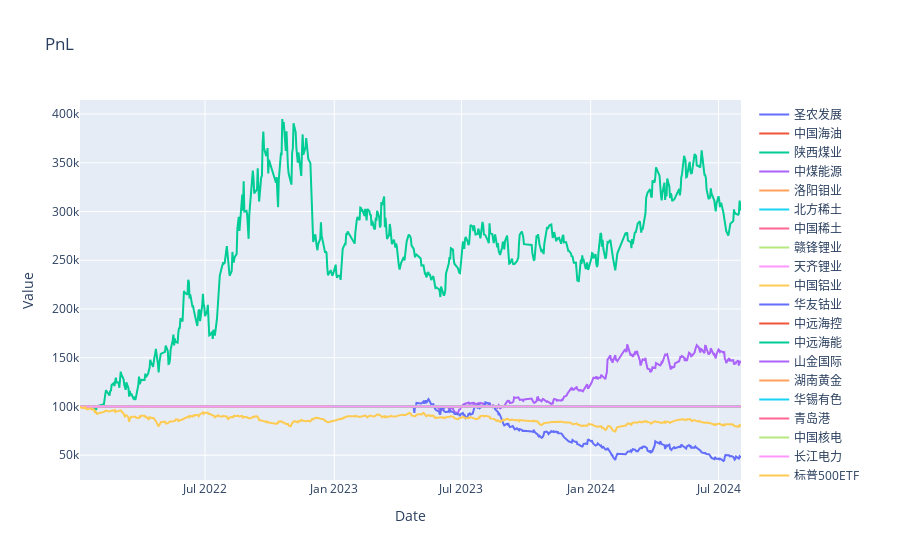

Source (notebook cell):
### Code cell
import pandas as pd
import yfinance as yf
import numpy as np
import pandas_ta as ta
import matplotlib.pyplot as plt
from matplotlib import rcParams
import plotly.graph_objects as go
from plotly.subplots import make_subplots
# import ace_tools as tools; 

# 配置中文字体
plt.rcParams['font.family'] = 'Heiti TC'

# plt.rcParams['font.family'] = 'Times New Roman'
plt.rcParams['figure.dpi'] = 150
plt.rcParams.update({'font.size': 12})

def read_excel(file_path):
    return pd.read_excel(file_path, sheet_name='Test')

def get_stock_data(stock_symbols, start_date, end_date):
    stock_data = {}
    for symbol in stock_symbols:
        stock_data[symbol] = yf.download(symbol, start=start_date, end=end_date)
    return stock_data

def get_stock_price(stock_symbols, start_date, end_date):
    stock_data = {}
    for symbol in stock_symbols:
        stock_data[symbol] = yf.download(symbol, start=start_date, end=end_date)['Adj Close']
    return pd.DataFrame(stock_data)

# 计算移动平均和标准差
def calculate_moving_average_and_std(stock_data, window):
    stock_data['Moving_Avg'] = stock_data['Adj Close'].rolling(window=window).mean()
    stock_data['Moving_Std'] = stock_data['Adj Close'].rolling(window=window).std()
    return stock_data

# Calculate technical indicators
def calculate_technical_indicators(stock_data):
    # 计算MACD
    macd = ta.macd(stock_data['Adj Close'])
    stock_data['MACD'] = macd['MACD_12_26_9']
    stock_data['MACD_signal'] = macd['MACDs_12_26_9']
    
    # 计算布林带
    bbands = ta.bbands(stock_data['Adj Close'])
    stock_data['BB_upper'] = bbands['BBU_5_2.0']
    stock_data['BB_middle'] = bbands['BBM_5_2.0']
    stock_data['BB_lower'] = bbands['BBL_5_2.0']
    
    return stock_data


# 生成交易信号
def generate_trading_signals(stock_data, window, threshold):
    stock_data = calculate_moving_average_and_std(stock_data, window)
    stock_data['Z_Score'] = (stock_data['Adj Close'] - stock_data['Moving_Avg']) / stock_data['Moving_Std']
    stock_data['Buy_Signal'] = np.where(stock_data['Z_Score'] < -threshold, 1, 0)
    stock_data['Sell_Signal'] = np.where(stock_data['Z_Score'] > threshold, 1, 0)
    return stock_data

from sklearn.ensemble import RandomForestClassifier

def generate_ml_trading_signals(stock_data, window, threshold):
    stock_data = calculate_moving_average_and_std(stock_data, window)
    stock_data['Z_Score'] = (stock_data['Adj Close'] - stock_data['Moving_Avg']) / stock_data['Moving_Std']
    
    # 计算其他技术指标
    stock_data = calculate_technical_indicators(stock_data)
    
    # 准备训练数据
    features = ['Z_Score', 'MACD', 'MACD_signal', 'BB_upper', 'BB_middle', 'BB_lower']
    stock_data.dropna(inplace=True)  # 移除缺失值
    X = stock_data[features]
    y = np.where(stock_data['Z_Score'] > threshold, 1, np.where(stock_data['Z_Score'] < -threshold, -1, 0))
    
    # 训练模型
    model = RandomForestClassifier()
    model.fit(X, y)
    
    # 生成交易信号
    stock_data['Predicted_Signal'] = model.predict(X)
    stock_data['Buy_Signal'] = np.where(stock_data['Predicted_Signal'] == -1, 1, 0)
    stock_data['Sell_Signal'] = np.where(stock_data['Predicted_Signal'] == 1, 1, 0)
    
    return stock_data


# Summarize results
def summarize_results(stock_symbols, stock_names, final_capitals, portfolio_values):
    results = []
    for symbol, name in zip(stock_symbols, stock_names):
        final_value = final_capitals[symbol]
        returns = np.diff(portfolio_values[symbol]) / portfolio_values[symbol][:-1]
        sharpe = np.mean(returns) / np.std(returns) * np.sqrt(252)  # Assuming daily returns, annualize Sharpe ratio
        drawdown = np.min(portfolio_values[symbol] / np.maximum.accumulate(portfolio_values[symbol])) - 1
        results.append([symbol, name, final_value, sharpe, returns.sum(), drawdown])
    
    summary_df = pd.DataFrame(results, columns=['Stock Symbol', 'Stock Name', 'Final Value', 'Sharpe Ratio', 'Total Return', 'Drawdown'])
    summary_df = summary_df.sort_values(by='Sharpe Ratio', ascending=False)
    return summary_df

# Visualize individual PnL and buy/sell points
def plot_individual_pnl_and_signals(stock_data, stock_symbols, stock_names, portfolio_values):
    for symbol, name in zip(stock_symbols, stock_names):
        fig = make_subplots(rows=2, cols=1, shared_xaxes=True, vertical_spacing=0.1)

        # Plot portfolio value
        fig.add_trace(go.Scatter(x=stock_data[symbol].index, y=portfolio_values[symbol], mode='lines', name='Portfolio Value'), row=1, col=1)
        
        # Plot stock price with buy/sell signals
        fig.add_trace(go.Scatter(x=stock_data[symbol].index, y=stock_data[symbol]['Adj Close'], mode='lines', name='Stock Price'), row=2, col=1)
        fig.add_trace(go.Scatter(x=stock_data[symbol][stock_data[symbol]['Buy_Signal'] == 1].index, 
                                 y=stock_data[symbol]['Adj Close'][stock_data[symbol]['Buy_Signal'] == 1], 
                                 mode='markers', marker=dict(symbol='triangle-up', color='green', size=10), name='Buy Signal'), row=2, col=1)
        fig.add_trace(go.Scatter(x=stock_data[symbol][stock_data[symbol]['Sell_Signal'] == 1].index, 
                                 y=stock_data[symbol]['Adj Close'][stock_data[symbol]['Sell_Signal'] == 1], 
                                 mode='markers', marker=dict(symbol='triangle-down', color='red', size=10), name='Sell Signal'), row=2, col=1)
        
        fig.update_layout(title=f'{name} ({symbol})', xaxis_title='Date', yaxis_title='Value')
        fig.show()

def backtest_strategy(stock_data, initial_capital, transaction_cost, rebalance_period):
    capital = initial_capital
    position = 0
    cash = capital
    portfolio_value = []
    buy_price = 0
    days = 0

    for index, row in stock_data.iterrows():
        if days % rebalance_period == 0:
            # If there is a buy signal and no current position
            if row['Buy_Signal'] == 1 and position == 0:
                position = cash / (row['Adj Close'] * (1 + transaction_cost))
                buy_price = row['Adj Close']
                cash = 0
            # If there is a sell signal and we have a position
            elif row['Sell_Signal'] == 1 and position > 0:
                cash = position * (row['Adj Close'] * (1 - transaction_cost))
                position = 0
        # Calculate daily portfolio value
        daily_portfolio_value = cash + position * row['Adj Close']
        portfolio_value.append(daily_portfolio_value)
        days += 1

    # Final portfolio value
    final_value = portfolio_value[-1]
    return final_value, portfolio_value

# 网格搜索参数空间
param_grid = {
    'window': [10, 20, 30, 40],
    'threshold': [1.0, 1.5, 2.0, 2.5],
    'rebalance_period': [1, 3, 5, 7, 10],
}

# 定义评分函数
def score_function(params):
    window = params['window']
    threshold = params['threshold']
    rebalance_period = params['rebalance_period']
    
    total_final_capital = 0
    for symbol in stock_symbols:
        # stock_data[symbol] = generate_trading_signals(stock_data[symbol], window, threshold)
        stock_data[symbol] = generate_ml_trading_signals(stock_data[symbol], window, threshold)
        final_capital, _ = backtest_strategy(stock_data[symbol], initial_capital, transaction_cost, rebalance_period)
        total_final_capital += final_capital
    
    return total_final_capital

def plot_portfolio_values(portfolio_values, stock_symbols, stock_names):
    plt.figure(figsize=(14, 7))
    for symbol, name in zip(stock_symbols, stock_names):
        plt.plot(portfolio_values[symbol], label=name)
    plt.title('Portfolio Value Over Time')
    plt.xlabel('Days')
    plt.ylabel('Portfolio Value')
    plt.legend(loc='upper left', bbox_to_anchor=(1, 1), ncol=1)
    plt.grid(True)
    plt.show()


# 读取Excel文件
df = pd.read_excel('Stocks.xlsx', sheet_name='Watchlist')

# 获取股票代码列表
stock_symbols = df['Stock Symbol'].tolist()
stock_names = df['Stock Name'].tolist()

# 定义时间范围
start_date = '2022-01-01'
end_date = '2024-08-05'

# 获取历史价格数据
stock_data = get_stock_data(stock_symbols, start_date, end_date)

# 设置参数
initial_capital = 100000
window = 10
threshold = 2.5
transaction_cost = 0.005  # 假设交易成本为0.5%
rebalance_period = 7  # 调仓周期为3天

# 获取上证指数数据
SSINDX = yf.download('000001.SS', start=start_date, end=end_date)
# 计算上证指数的PnL
SSINDX['Index_PnL'] = (SSINDX['Adj Close'] / SSINDX['Adj Close'].iloc[0]) * initial_capital

# 回测策略
final_capitals = {}
portfolio_values = {}

for symbol in stock_symbols:
    # 网格搜索
    # best_score = -np.inf
    # best_params = None

    # for window in param_grid['window']:
    #     for threshold in param_grid['threshold']:
    #         for rebalance_period in param_grid['rebalance_period']:
    #             params = {
    #                 'window': window,
    #                 'threshold': threshold,
    #                 'rebalance_period': rebalance_period,
    #             }
    #             score = score_function(params)
    #             if score > best_score:
    #                 best_score = score
    #                 best_params = params
    # print(f"{symbol} Best Parameters:", best_params)
    # window = best_params['window']
    # threshold = best_params['threshold']
    # rebalance_period = best_params['rebalance_period']
    
    stock_data[symbol] = generate_trading_signals(stock_data[symbol], window, threshold)
    # stock_data[symbol] = generate_ml_trading_signals(stock_data[symbol], window, threshold)
    final_capital, portfolio_value = backtest_strategy(stock_data[symbol], initial_capital, transaction_cost, rebalance_period)
    final_capitals[symbol] = final_capital
    portfolio_values[symbol] = portfolio_value

# 可视化回测结果
def plot_portfolio_values(portfolio_values, stock_symbols, stock_names, SSINDX):
    fig = make_subplots(rows=1, cols=1)
    
    
    for symbol, name in zip(stock_symbols, stock_names):
        fig.add_trace(go.Scatter(x=SSINDX.index, y=portfolio_values[symbol], mode='lines', name=name))
    
    # 添加上证指数作为参考值
    fig.add_trace(go.Scatter(x=SSINDX.index, y=SSINDX['Index_PnL'], mode='lines', name='上证指数'))

    fig.update_layout(title='PnL', xaxis_title='Date', yaxis_title='Value')
    fig.show()

plot_portfolio_values(portfolio_values, stock_symbols, stock_names, SSINDX)

# Summarize results
summary_df = summarize_results(stock_symbols, stock_names, final_capitals, portfolio_values)

# Visualize individual PnL and buy/sell points
# plot_individual_pnl_and_signals(stock_data, stock_symbols, stock_names, portfolio_values)

### Figure 1 — Plotly figure (JSON) as saved in the notebook; plotly's stock layout.template omitted (floating-point values rounded to 4 significant figures; data arrays with more than 128 entries replaced by an {"elided": "..."} marker saying what was removed)
{"data": [{"mode": "lines", "name": "圣农发展", "type": "scatter", "x": {"elided": "626 str values"}, "y": {"elided": "626 int values"}}, {"mode": "lines", "name": "中国海油", "type": "scatter", "x": {"elided": "626 str values"}, "y": {"elided": "556 int values"}}, {"mode": "lines", "name": "陕西煤业", "type": "scatter", "x": {"elided": "626 str values"}, "y": {"elided": "626 int values"}}, {"mode": "lines", "name": "中煤能源", "type": "scatter", "x": {"elided": "626 str values"}, "y": {"elided": "626 float values"}}, {"mode": "lines", "name": "洛阳钼业", "type": "scatter", "x": {"elided": "626 str values"}, "y": {"elided": "626 int values"}}, {"mode": "lines", "name": "北方稀土", "type": "scatter", "x": {"elided": "626 str values"}, "y": {"elided": "626 int values"}}, {"mode": "lines", "name": "中国稀土", "type": "scatter", "x": {"elided": "626 str values"}, "y": {"elided": "626 int values"}}, {"mode": "lines", "name": "赣锋锂业", "type": "scatter", "x": {"elided": "626 str values"}, "y": {"elided": "626 int values"}}, {"mode": "lines", "name": "天齐锂业", "type": "scatter", "x": {"elided": "626 str values"}, "y": {"elided": "626 int values"}}, {"mode": "lines", "name": "中国铝业", "type": "scatter", "x": {"elided": "626 str values"}, "y": {"elided": "626 int values"}}, {"mode": "lines", "name": "华友钴业", "type": "scatter", "x": {"elided": "626 str values"}, "y": {"elided": "626 float values"}}, {"mode": "lines", "name": "中远海控", "type": "scatter", "x": {"elided": "626 str values"}, "y": {"elided": "626 int values"}}, {"mode": "lines", "name": "中远海能", "type": "scatter", "x": {"elided": "626 str values"}, "y": {"elided": "626 float values"}}, {"mode": "lines", "name": "山金国际", "type": "scatter", "x": {"elided": "626 str values"}, "y": {"elided": "626 int values"}}, {"mode": "lines", "name": "湖南黄金", "type": "scatter", "x": {"elided": "626 str values"}, "y": {"elided": "626 int values"}}, {"mode": "lines", "name": "华锡有色", "type": "scatter", "x": {"elided": "626 str values"}, "y": {"elided": "626 int values"}}, {"mode": "lines", "name": "青岛港", "type": "scatter", "x": {"elided": "626 str values"}, "y": {"elided": "626 int values"}}, {"mode": "lines", "name": "中国核电", "type": "scatter", "x": {"elided": "626 str values"}, "y": {"elided": "626 int values"}}, {"mode": "lines", "name": "长江电力", "type": "scatter", "x": {"elided": "626 str values"}, "y": {"elided": "626 int values"}}, {"mode": "lines", "name": "标普500ETF", "type": "scatter", "x": {"elided": "626 str values"}, "y": {"elided": "626 int values"}}, {"mode": "lines", "name": "纳斯达克ETF", "type": "scatter", "x": {"elided": "626 str values"}, "y": {"elided": "626 int values"}}, {"mode": "lines", "name": "日经ETF", "type": "scatter", "x": {"elided": "626 str values"}, "y": {"elided": "626 int values"}}, {"mode": "lines", "name": "黄金ETF", "type": "scatter", "x": {"elided": "626 str values"}, "y": {"elided": "626 int values"}}, {"mode": "lines", "name": "纳斯达克100ETF", "type": "scatter", "x": {"elided": "626 str values"}, "y": {"elided": "340 int values"}}, {"mode": "lines", "name": "煤炭ETF", "type": "scatter", "x": {"elided": "626 str values"}, "y": {"elided": "626 int values"}}, {"mode": "lines", "name": "电力ETF", "type": "scatter", "x": {"elided": "626 str values"}, "y": {"elided": "624 int values"}}, {"mode": "lines", "name": "纳指科技ETF", "type": "scatter", "x": {"elided": "626 str values"}, "y": {"elided": "238 int values"}}, {"mode": "lines", "name": "中信证券", "type": "scatter", "x": {"elided": "626 str values"}, "y": {"elided": "626 int values"}}, {"mode": "lines", "name": "国泰君安", "type": "scatter", "x": {"elided": "626 str values"}, "y": {"elided": "626 int values"}}, {"mode": "lines", "name": "上证指数", "type": "scatter", "x": {"elided": "626 str values"}, "y": {"elided": "626 float values"}}], "layout": {"title": {"text": "PnL"}, "xaxis": {"anchor": "y", "domain": [0, 1], "title": {"text": "Date"}}, "yaxis": {"anchor": "x", "domain": [0, 1], "title": {"text": "Value"}}}}
